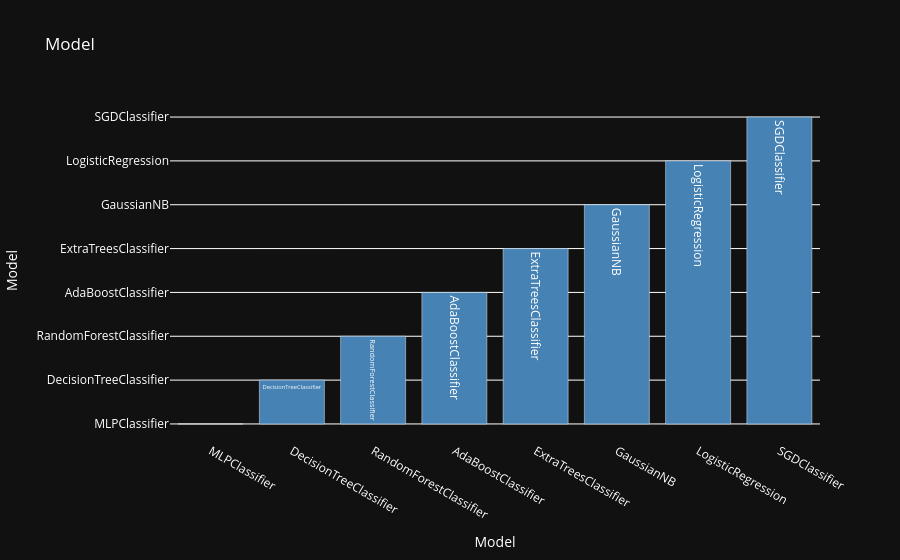
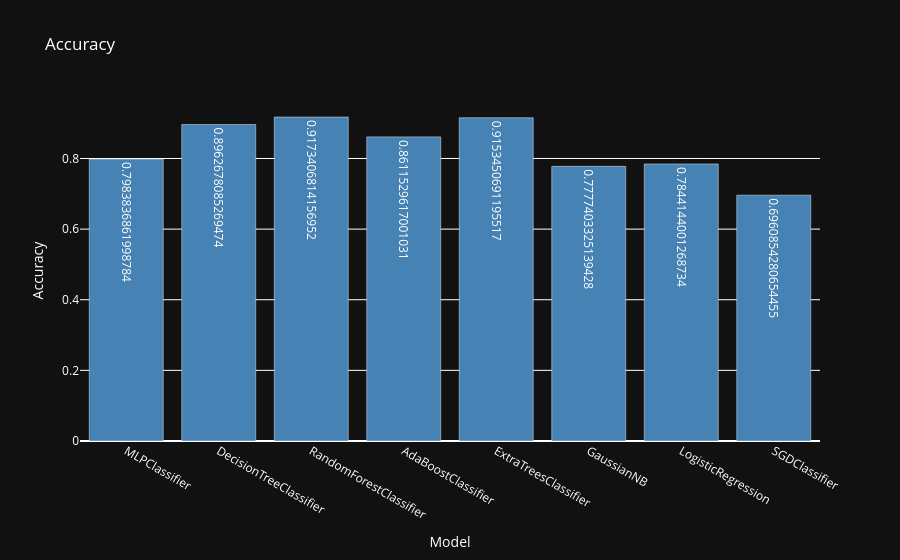
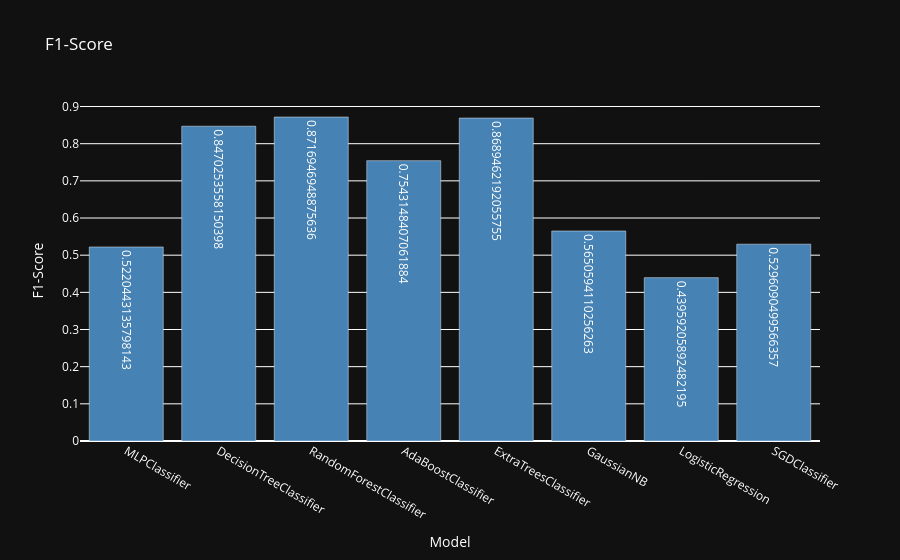
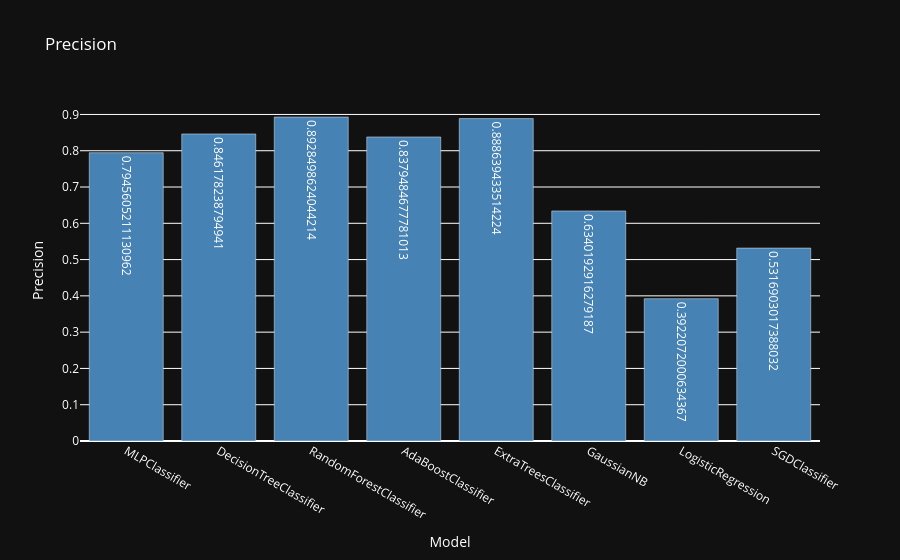

Here is the notebook cell these charts were saved with, in order:
### Code cell
import plotly.graph_objects as go

# Iterate over the columns of models_report DataFrame
for column in models_report.columns:
    # Create a Plotly figure for each column
    fig = go.Figure(data=go.Bar(
        x=models_report['Model'],
        y=models_report[column],
        marker=dict(color='steelblue'),
        text=models_report[column],
        textposition='auto'
    ))

    # Set the chart title and axis labels
    fig.update_layout(
        title_text=column,
        xaxis_title='Model',
        yaxis_title=column,
        plot_bgcolor='rgb(17,17,17)',  # Dark background color
        paper_bgcolor='rgb(17,17,17)',  # Dark background color
        font=dict(color='white')  # White font color
    )

    # Display the chart
    fig.show()

### Figure 1 — Plotly figure (JSON) as saved in the notebook; plotly's stock layout.template omitted (floating-point values rounded to 4 significant figures)
{"data": [{"marker": {"color": "steelblue"}, "text": ["MLPClassifier", "DecisionTreeClassifier", "RandomForestClassifier", "AdaBoostClassifier", "ExtraTreesClassifier", "GaussianNB", "LogisticRegression", "SGDClassifier"], "textposition": "auto", "type": "bar", "x": ["MLPClassifier", "DecisionTreeClassifier", "RandomForestClassifier", "AdaBoostClassifier", "ExtraTreesClassifier", "GaussianNB", "LogisticRegression", "SGDClassifier"], "y": ["MLPClassifier", "DecisionTreeClassifier", "RandomForestClassifier", "AdaBoostClassifier", "ExtraTreesClassifier", "GaussianNB", "LogisticRegression", "SGDClassifier"]}], "layout": {"font": {"color": "white"}, "paper_bgcolor": "rgb(17,17,17)", "plot_bgcolor": "rgb(17,17,17)", "title": {"text": "Model"}, "xaxis": {"title": {"text": "Model"}}, "yaxis": {"title": {"text": "Model"}}}}

### Figure 2 — Plotly figure (JSON) as saved in the notebook; plotly's stock layout.template omitted (floating-point values rounded to 4 significant figures)
{"data": [{"marker": {"color": "steelblue"}, "text": [0.7984, 0.8963, 0.9173, 0.8612, 0.9153, 0.7777, 0.7844, 0.6961], "textposition": "auto", "type": "bar", "x": ["MLPClassifier", "DecisionTreeClassifier", "RandomForestClassifier", "AdaBoostClassifier", "ExtraTreesClassifier", "GaussianNB", "LogisticRegression", "SGDClassifier"], "y": [0.7984, 0.8963, 0.9173, 0.8612, 0.9153, 0.7777, 0.7844, 0.6961]}], "layout": {"font": {"color": "white"}, "paper_bgcolor": "rgb(17,17,17)", "plot_bgcolor": "rgb(17,17,17)", "title": {"text": "Accuracy"}, "xaxis": {"title": {"text": "Model"}}, "yaxis": {"title": {"text": "Accuracy"}}}}

### Figure 3 — Plotly figure (JSON) as saved in the notebook; plotly's stock layout.template omitted (floating-point values rounded to 4 significant figures)
{"data": [{"marker": {"color": "steelblue"}, "text": [0.522, 0.847, 0.8717, 0.7543, 0.8689, 0.5651, 0.4396, 0.5296], "textposition": "auto", "type": "bar", "x": ["MLPClassifier", "DecisionTreeClassifier", "RandomForestClassifier", "AdaBoostClassifier", "ExtraTreesClassifier", "GaussianNB", "LogisticRegression", "SGDClassifier"], "y": [0.522, 0.847, 0.8717, 0.7543, 0.8689, 0.5651, 0.4396, 0.5296]}], "layout": {"font": {"color": "white"}, "paper_bgcolor": "rgb(17,17,17)", "plot_bgcolor": "rgb(17,17,17)", "title": {"text": "F1-Score"}, "xaxis": {"title": {"text": "Model"}}, "yaxis": {"title": {"text": "F1-Score"}}}}

### Figure 4 — Plotly figure (JSON) as saved in the notebook; plotly's stock layout.template omitted (floating-point values rounded to 4 significant figures)
{"data": [{"marker": {"color": "steelblue"}, "text": [0.7946, 0.8462, 0.8928, 0.8379, 0.8886, 0.634, 0.3922, 0.5317], "textposition": "auto", "type": "bar", "x": ["MLPClassifier", "DecisionTreeClassifier", "RandomForestClassifier", "AdaBoostClassifier", "ExtraTreesClassifier", "GaussianNB", "LogisticRegression", "SGDClassifier"], "y": [0.7946, 0.8462, 0.8928, 0.8379, 0.8886, 0.634, 0.3922, 0.5317]}], "layout": {"font": {"color": "white"}, "paper_bgcolor": "rgb(17,17,17)", "plot_bgcolor": "rgb(17,17,17)", "title": {"text": "Precision"}, "xaxis": {"title": {"text": "Model"}}, "yaxis": {"title": {"text": "Precision"}}}}
